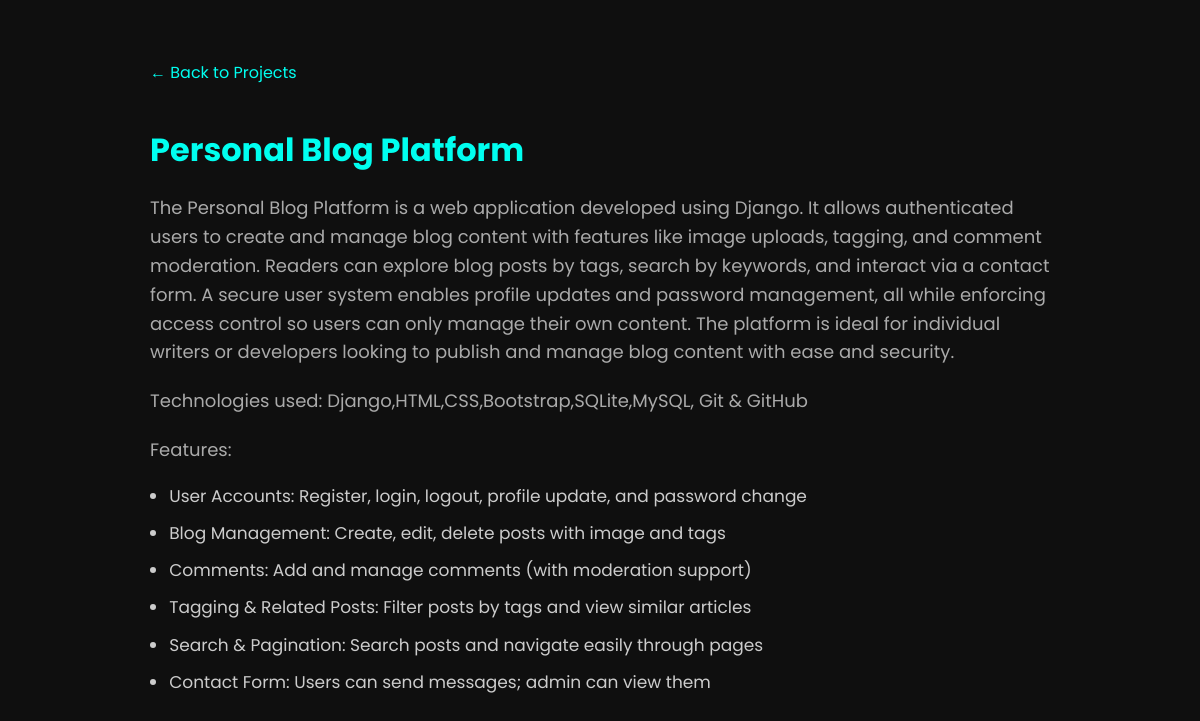
The app's page /project/9/, older data.
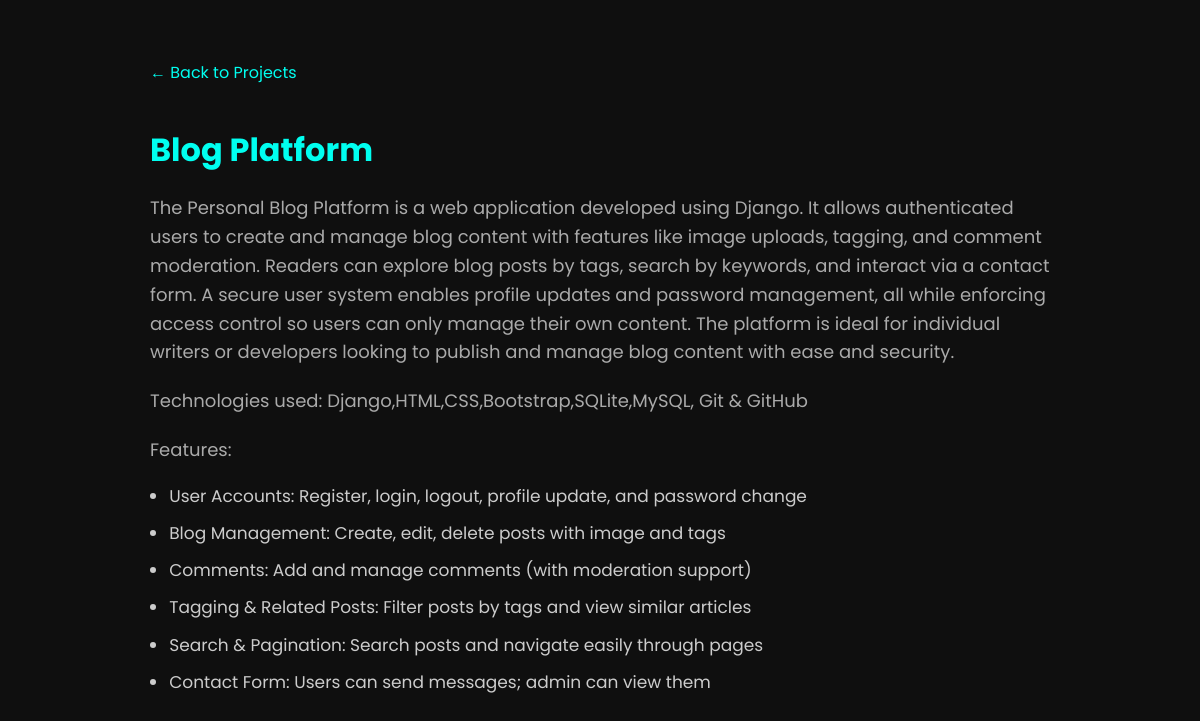
The same page, newer data.
### Portfolio_Core/models.py (models this page shows, shortened)
class Project(models.Model):
    name = models.CharField(max_length=250)
    short_description = models.TextField()
    full_description = models.TextField(null=True,blank=True)
    github_repo_link = models.URLField(null=True,blank=True)
    live_link = models.URLField(null=True,blank=True)
    tech_stack = models.TextField(null=True,blank=True)

### Portfolio_Core/views.py (the view)
# urls.py: path('project/<int:pk>/',views.project_details,name='project_details')
def project_details(request,pk):
    project = Project.objects.get(id=pk)
    features = ProjectFeature.objects.filter(project=project)
    images = ProjectImage.objects.filter(project=project)
    videos = ProjectVideo.objects.filter(project=project)
    return render(request,'project.html',{'project':project,
                                          'features':features,
                                          'images':images,
                                          'videos':videos})

### templates/project.html (shortened to what this page needs)
<!DOCTYPE html>
<html lang="en">
<head>
  <link rel="stylesheet" href="https://cdnjs.cloudflare.com/ajax/libs/font-awesome/6.5.0/css/all.min.css" />
</head>
<body>
  <a href="{% url "home" %}" class="back-link">&larr; Back to Projects</a>
  <h1>{{project.name}}</h1>
  <p>
    {{project.full_description}}
  </p>
  {% if project.tech_stack %}
  <p>
    Technologies used: {{project.tech_stack}}
  </p>
  {% endif %}
{% if features %}
  <p>
    Features:
  </p>
{% endif %}
  <ul>
    {% for feature in features %}
    <li>{{feature.feature}} </li>
    {% endfor %}
  </ul>
</body>
</html>

Row changes from the older to the newer data that the page shows:
changed Project "Django,HTML,CSS,Bootstrap,SQLite,MySQL, Git & GitHub": name "Personal Blog Platform" → "Blog Platform"
